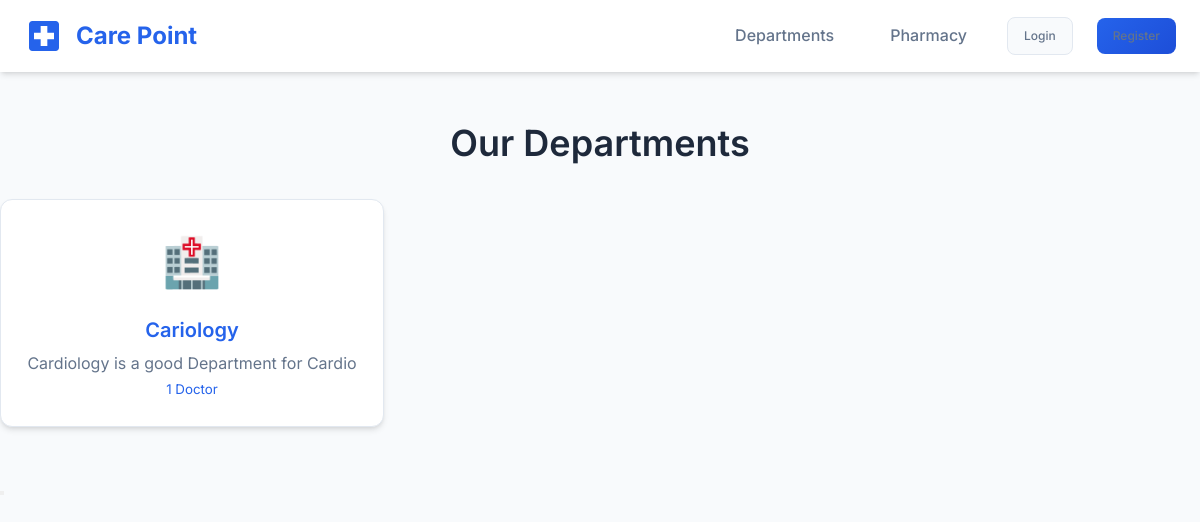
Screenshot of /departments/ with the database file from the repository.
### departments/models.py (models this page shows, shortened)
class Department(models.Model):
    name = models.CharField(max_length=100, unique=True)
    slug = models.SlugField(max_length=100, unique=True, blank=True)
    description = models.TextField(blank=True)
    image = models.ImageField(upload_to='departments/', blank=True, null=True)
    is_active = models.BooleanField(default=True)
    created_at = models.DateTimeField(auto_now_add=True)
    updated_at = models.DateTimeField(auto_now=True)
    class Meta:
        ordering = ['name']
    @property
    def doctor_count(self):
        return self.doctors.filter(user__is_approved=True).count()

### departments/views.py (the view)
# urls.py: path('departments/', views.department_list, name='department_list'),
def department_list(request):
    departments = Department.objects.filter(is_active=True)
    return render(request, 'departments/list.html', {'departments': departments})

### templates/departments/list.html (shortened to what this page needs)
{% extends 'base.html' %}
{% load static %}
{% block extra_css %}
        <link rel="stylesheet" href="{% static 'css/style.css' %}">
    {% endblock %}
{% block content %}
<nav class="navbar"><div class="container">
    <a href="{% url 'accounts:home' %}" class="navbar-brand">
        <svg viewBox="0 0 24 24" fill="currentColor" style="width: 40px; height: 40px;"><path d="M19 3H5c-1.1 0-2 .9-2 2v14c0 1.1.9 2 2 2h14c1.1 0 2-.9 2-2V5c0-1.1-.9-2-2-2zm-1 11h-4v4h-4v-4H6v-4h4V6h4v4h4v4z"/></svg>Care Point
    </a>
    <ul class="navbar-nav">
        <li><a href="{% url 'departments:list' %}">Departments</a></li>
        <li><a href="{% url 'pharmacy:medicine_list' %}">Pharmacy</a></li>
        {% if request.user.is_authenticated %}
        <li><a href="{% url 'accounts:redirect_after_login' %}" class="btn btn-primary btn-sm">Dashboard</a></li>
        {% else %}
        <li><a href="{% url 'accounts:login' %}" class="btn btn-secondary btn-sm">Login</a></li>
        <li><a href="{% url 'accounts:register' %}" class="btn btn-primary btn-sm">Register</a></li>
        {% endif %}
    </ul>
</div></nav>
<div class="container" style="padding: 3rem 0;">
    <h1 class="text-center mb-4">Our Departments</h1>
    <div class="grid grid-3">
        {% for dept in departments %}
        <a href="{% url 'departments:detail' dept.slug %}" class="card" style="text-decoration: none;">
            <div class="card-body text-center">
                <div style="font-size: 3rem; margin-bottom: 1rem;">🏥</div>
                <h4>{{ dept.name }}</h4>
                <p class="text-secondary">{{ dept.description|truncatewords:15|default:"Quality healthcare services" }}</p>
                <small class="text-primary">{{ dept.doctor_count }} Doctor{{ dept.doctor_count|pluralize }}</small>
            </div>
        </a>
        {% empty %}
        <div class="empty-state" style="grid-column: 1/-1;"><p>No departments available</p></div>
        {% endfor %}
    </div>
</div>
{% endblock %}

### static/css/style.css (style rules this page uses)
:root { --primary-color: #2563eb; --primary-dark: #1d4ed8; --primary-light: #3b82f6; --secondary-color: #0891b2; --accent-color: #06b6d4; --success-color: #10b981; --warning-color: #f59e0b; --danger-color: #ef4444; --info-color: #6366f1; --bg-primary: #f8fafc; --bg-secondary: #ffffff; --bg-dark: #1e293b; --bg-darker: #0f172a; --text-primary: #1e293b; --text-secondary: #64748b; --text-light: #94a3b8; --text-white: #ffffff; --border-color: #e2e8f0; --shadow-sm: 0 1px 2px 0 rgb(0 0 0 / 0.05); --shadow-md: 0 4px 6px -1px rgb(0 0 0 / 0.1), 0 2px 4px -2px rgb(0 0 0 / 0.1); --shadow-lg: 0 10px 15px -3px rgb(0 0 0 / 0.1), 0 4px 6px -4px rgb(0 0 0 / 0.1); --shadow-xl: 0 20px 25px -5px rgb(0 0 0 / 0.1), 0 8px 10px -6px rgb(0 0 0 / 0.1); --radius-sm: 0.375rem; --radius-md: 0.5rem; --radius-lg: 0.75rem; --radius-xl: 1rem; --transition: all 0.3s ease; }
* { margin: 0; padding: 0; box-sizing: border-box; }
body { font-family: 'Inter', -apple-system, BlinkMacSystemFont, 'Segoe UI', Roboto, sans-serif; background-color: var(--bg-primary); color: var(--text-primary); line-height: 1.6; }
h1, h2, h3, h4, h5, h6 { font-weight: 600; line-height: 1.3; margin-bottom: 0.5rem; }
h1 { font-size: 2.25rem; }
h4 { font-size: 1.25rem; }
a { color: var(--primary-color); text-decoration: none; transition: var(--transition); }
.container { max-width: 1280px; margin: 0 auto; padding: 0 1.5rem; }
.navbar { background: var(--bg-secondary); box-shadow: var(--shadow-md); position: sticky; top: 0; z-index: 1000; padding: 1rem 0; }
.navbar .container { display: flex; justify-content: space-between; align-items: center; }
.navbar-brand { display: flex; align-items: center; gap: 0.75rem; font-size: 1.5rem; font-weight: 700; color: var(--primary-color); }
.navbar-brand svg { width: 40px; height: 40px; }
.navbar-nav { display: flex; align-items: center; gap: 1.5rem; list-style: none; }
.navbar-nav a { color: var(--text-secondary); font-weight: 500; padding: 0.5rem 1rem; border-radius: var(--radius-md); transition: var(--transition); }
.btn { display: inline-flex; align-items: center; justify-content: center; gap: 0.5rem; padding: 0.75rem 1.5rem; font-size: 0.875rem; font-weight: 600; border-radius: var(--radius-md); border: none; cursor: pointer; transition: var(--transition); text-decoration: none; }
.btn-primary { background: linear-gradient(135deg, var(--primary-color), var(--primary-dark)); color: var(--text-white); }
.btn-secondary { background: var(--bg-primary); color: var(--text-primary); border: 1px solid var(--border-color); }
.btn-sm { padding: 0.5rem 1rem; font-size: 0.75rem; }
.card { background: var(--bg-secondary); border-radius: var(--radius-lg); box-shadow: var(--shadow-md); border: 1px solid var(--border-color); overflow: hidden; transition: var(--transition); }
.card-body { padding: 1.5rem; }
.grid { display: grid; gap: 1.5rem; }
.grid-3 { grid-template-columns: repeat(3, 1fr); }
.text-center { text-align: center; }
.text-primary { color: var(--primary-color); }
.text-secondary { color: var(--text-secondary); }
.mb-4 { margin-bottom: 2rem; }

### rows the page displays
Department: name "Cariology", description "Cardiology is a good Department for Cardio", doctor_count "1"
